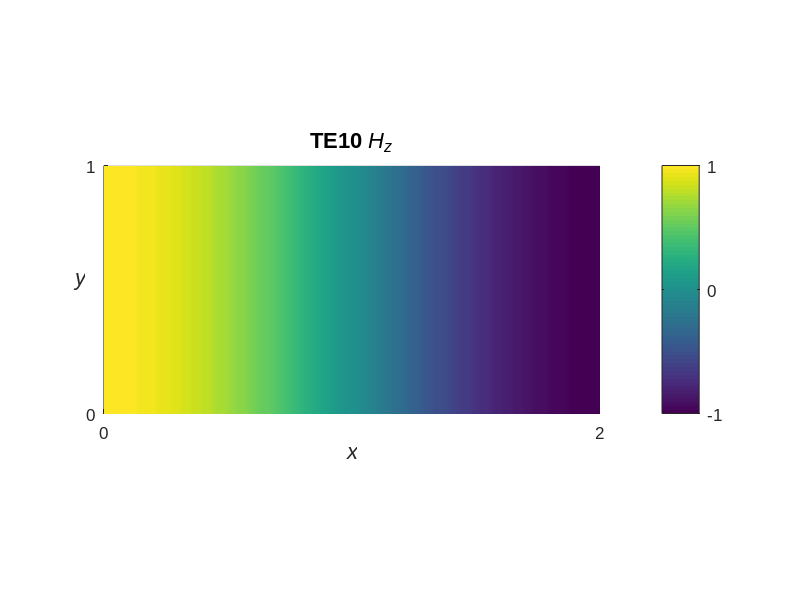

Here is the MATLAB script that generated this plot:
% RectPlot
%
% This routine plots TM and TE modes in a rectangular waveguide.
% Written for ENEE 605 by C. R. Menyuk, October 12, 2009.

AR = 2; %aspect ratio
I_TMorTE = 1;  %equals 0 for TM modes; equals 1 for TE modes
M = 1;  N = 0; %mode numbers

close all

x = 0:0.01:1.0;
y = 0:0.01:1.0;
if (I_TMorTE == 0) z=0.99*sin(M*pi*x)'*sin(N*pi*y);
elseif (I_TMorTE == 1) z=0.99*cos(M*pi*x)'*cos(N*pi*y);
end
for jmov = 1:21
    zv = z*cos((jmov-1)*0.1*pi);
    surf(x,y,zv')
    view(2)
    shading interp
    set(gca,'PlotBoxAspectRatio',[AR 1 1],...
            'ZLim',[-1 1],'CLim',[-1 1],...
            'XTick', [0 1],'XTickLabel',[0 AR],...
            'YTick', [0 1],'YTickLabel',[0 1],...
            'FontName','Arial','FontSize',12)
    xlabel('\itx','FontName','Arial','FontSize',16)
    ylabel('\ity','Rotation',0.0,'FontName','Arial','FontSize',16)
    cb = colorbar;
    set(cb,'FontName','Arial','FontSize',12,'YTick',[-1 0 1])
    if (I_TMorTE == 0) titstr = ['TM'...
            int2str(M) int2str(N) ' {\itE}_{\itz}'];
    elseif (I_TMorTE == 1) titstr = ['TE'...
            int2str(M) int2str(N) ' {\itH}_{\itz}'];
    end
    title(titstr,'FontName','Arial','FontSize',16)
    figure(gcf)
    F(jmov) = getframe;
end
movie(F,5)